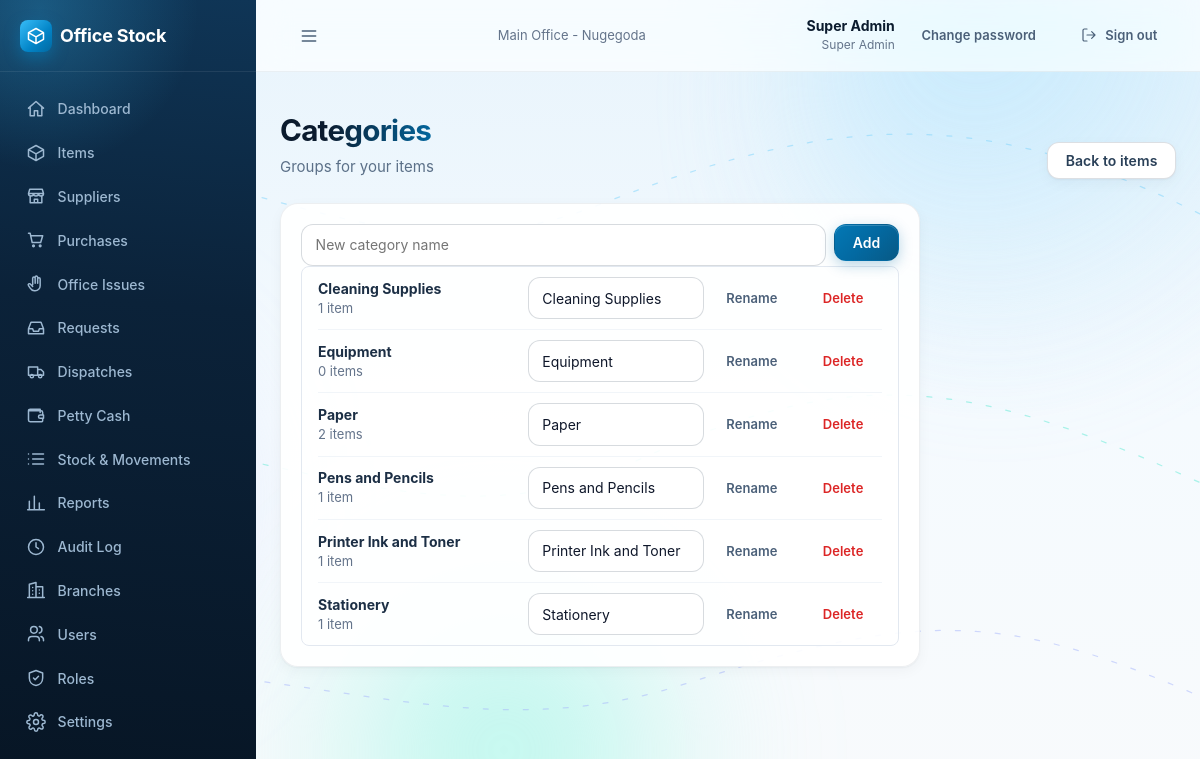
Page /categories/ (signed in) on the committed database.
### accounts/models.py (models this page shows, shortened)
class User(AbstractBaseUser):
    name = models.CharField(max_length=120)
    email = models.EmailField(unique=True)
    role = models.CharField(max_length=40)
    permissions = models.JSONField(null=True, blank=True, default=None)
    branch = models.ForeignKey(Branch, on_delete=models.PROTECT, related_name='users')
    active = models.BooleanField(default=True)
    failed_logins = models.PositiveSmallIntegerField(default=0)
    locked_until = models.DateTimeField(null=True, blank=True)
    created_at = models.DateTimeField(auto_now_add=True)
    updated_at = models.DateTimeField(auto_now=True)
    USERNAME_FIELD = 'email'
    REQUIRED_FIELDS = ['name']
    objects = UserManager()
    class Meta:
        ordering = ['name']
    @property
    def role_def(self):
        if not hasattr(self, '_role_def'):
            if self.role == SUPER_ADMIN_ROLE['key']:
                self._role_def = SUPER_ADMIN_ROLE
            else:
                r = Role.objects.filter(key=self.role).first()
                self._role_def = r.as_def() if r else None
        return self._role_def
    @property
    def role_name(self):
        return (self.role_def or {}).get('name') or self.role

class Branch(models.Model):
    name = models.CharField(max_length=120)
    code = models.CharField(max_length=10, unique=True)
    type = models.CharField(max_length=10, choices=[(BRANCH_TYPES.MAIN, 'Main office'), (BRANCH_TYPES.BRANCH, 'Branch')],
                            default=BRANCH_TYPES.BRANCH)
    address = models.CharField(max_length=250, blank=True, default='')
    phone = models.CharField(max_length=40, blank=True, default='')
    active = models.BooleanField(default=True)
    created_at = models.DateTimeField(auto_now_add=True)
    updated_at = models.DateTimeField(auto_now=True)
    class Meta:
        ordering = ['type', 'name']
        constraints = [
            models.UniqueConstraint(fields=['type'], condition=models.Q(type=BRANCH_TYPES.MAIN), name='one_main_office'),
        ]

### catalog/models.py (models this page shows, shortened)
class Category(models.Model):
    name = models.CharField(max_length=80, unique=True)
    created_at = models.DateTimeField(auto_now_add=True)
    updated_at = models.DateTimeField(auto_now=True)
    class Meta:
        ordering = ['name']
        verbose_name_plural = 'categories'

### catalog/views.py (the view)
# urls.py: path('categories/', views.category_list, name='category_list'),
@permission_required('items.manage')
def category_list(request):
    add_form = CategoryForm(request.POST or None, prefix='new') if request.POST.get('do') == 'add' else CategoryForm(prefix='new')
    if request.method == 'POST' and request.POST.get('do') == 'add' and add_form.is_valid():
        cat = Category.objects.create(name=add_form.cleaned_data['name'])
        log_audit(request, 'category.create', 'Category', cat.pk, new_value={'name': cat.name})
        messages.success(request, 'Category added')
        return redirect('catalog:category_list')
    cats = Category.objects.annotate(item_count=Count('items')).order_by('name')
    return render(request, 'catalog/category_list.html', {'categories': cats, 'add_form': add_form})

### catalog/forms.py (shortened to what this page needs)
class CategoryForm(forms.Form):
    name = forms.CharField(min_length=2, max_length=80, error_messages={'required': 'Enter the category name', 'min_length': 'Enter the category name'})
    def __init__(self, *args, instance=None, **kw):
        super().__init__(*args, **kw)
        self.instance = instance

### core/context_processors.py (called while the page is built)
def app(request):
    ctx = {}
    user = getattr(request, 'user', None)
    if user is None or not user.is_authenticated:
        return ctx
    settings = Setting.get()
    ctx['app_settings'] = settings
    perms = getattr(request, 'perms', [])
    nav = []
    path = request.path
    for n in visible_nav(user, perms, settings.branch_module_enabled):
        try:
            url = reverse(n['url'])
        except NoReverseMatch:
            continue
        active = path == url if n.get('exact') else path.startswith(n['match'])
        nav.append({**n, 'href': url, 'active': active})
    ctx.update({
        'nav': nav,
        'perm': {p.replace('.', '_'): (p in perms) for p in ALL_PERMISSIONS},
        'is_branch_side': side_of(user) == 'branch',
        'is_super_admin': user.role == 'super_admin',
    })
    return ctx

### core/models.py (called while the page is built)
    @classmethod
    def get(cls):
        obj = cls.objects.filter(key='app').first()
        if obj:
            return obj
        try:
            with transaction.atomic():
                return cls.objects.create(key='app')
        except IntegrityError:
            return cls.objects.get(key='app')

### core/permissions.py (called while the page is built)
def side_of(user, role_def=None):
    role_def = role_def if role_def is not None else getattr(user, 'role_def', None)
    return (role_def or {}).get('side') or SIDES.MAIN

def is_branch_side(user, role_def=None):
    return side_of(user, role_def) == SIDES.BRANCH

def effective_permissions(user, role_def=None):
    if user.role == ROLES.SUPER_ADMIN:
        return list(ALL_PERMISSIONS)
    if isinstance(user.permissions, (list, tuple)):
        return list(user.permissions)
    role_def = role_def if role_def is not None else getattr(user, 'role_def', None)
    return list((role_def or {}).get('permissions') or [])

def has_any(user, perms):
    have = effective_permissions(user)
    return any(p in have for p in perms)

### core/templatetags/ui.py (called while the page is built)
@register.simple_tag
def icon(name, css='icon'):
    return format_html('<svg viewBox="0 0 24 24" fill="none" stroke="currentColor" stroke-width="1.8" stroke-linecap="round" '
                       'stroke-linejoin="round" class="{}" aria-hidden="true"><path d="{}"/></svg>', css, ICON_PATHS.get(name, ''))

### catalog/templates/catalog/category_list.html (shortened to what this page needs)
{% extends "base.html" %}
{% load ui %}
{% block content %}
<div class="page-header"><div><h1>Categories</h1><p>Groups for your items</p></div><a class="btn btn-secondary" href="{% url 'catalog:item_list' %}">Back to items</a></div>
<div class="card narrow" style="max-width:40rem">
  <div class="card-body stack">
    <form method="post" style="display:flex;gap:.5rem;align-items:flex-start" novalidate>
      <div style="flex:1">
        <input type="text" name="new-name" value="{{ add_form.name.value|default:'' }}" placeholder="New category name" aria-label="New category name">
      </div>
      <button class="btn" type="submit">Add</button>
    </form>
    <ul class="rows" style="border:1px solid var(--s200);border-radius:8px;padding:0 1rem">
      {% for c in categories %}
      <li>
        <div><b>{{ c.name }}</b><div class="small muted">{{ c.item_count|plural:"item" }}</div></div>
        <div class="actions">
          <form method="post" action="{% url 'catalog:category_rename' c.pk %}" style="display:flex;gap:.25rem">
            {% csrf_token %}<input type="text" name="name" value="{{ c.name }}" aria-label="Category name" style="width:11rem"><button class="btn btn-ghost btn-sm" type="submit">Rename</button>
          </form>
          <form method="post" action="{% url 'catalog:category_delete' c.pk %}" class="inline" data-confirm="Delete the category &quot;{{ c.name }}&quot;?">
            {% csrf_token %}<button class="btn btn-ghost btn-sm" style="color:var(--red-600)" type="submit">Delete</button></form>
        </div>
      </li>
      {% empty %}<li style="justify-content:center" class="muted">No categories yet</li>{% endfor %}
    </ul>
  </div>
</div>
{% endblock %}

### templates/base.html (shortened to what this page needs)
{% load static ui %}<!doctype html>
<html lang="en">
<head>
  <link rel="stylesheet" href="{% static 'css/app.css' %}">
  <link rel="stylesheet" href="{% static 'css/premium.css' %}">
</head>
<body>
<div class="ambient" aria-hidden="true">
  <span class="blob b1" data-parallax="0.10"><i></i></span>
  <span class="blob b2" data-parallax="-0.07"></span>
  <span class="blob b3" data-parallax="0.05"><i></i></span>
</div>
<div class="shell">
  <aside class="sidebar" id="sidebar">
    <div class="brand"><div class="brand-mark">{% icon 'box' %}</div><span class="brand-name">Office Stock</span></div>
    <nav class="nav" aria-label="Main">
      {% for n in nav %}<a href="{{ n.href }}" class="{% if n.active %}active{% endif %}">{% icon n.icon %}{{ n.label }}</a>{% endfor %}
    </nav>
  </aside>
  <div class="main-col">
    <header class="topbar">
      <button class="btn btn-ghost menu-btn" type="button" data-nav-open aria-label="Open menu">{% icon 'menu' %}</button>
      <div class="branch-name muted small">{{ request.user.branch.name }}</div>
      <div class="topbar-right">
        <div class="who"><b>{{ request.user.name }}</b><span>{{ request.user.role_name }}</span></div>
        <a class="btn btn-ghost btn-sm" href="{% url 'accounts:change_password' %}">Change password</a>
        <form method="post" action="{% url 'accounts:logout' %}" class="inline">{% csrf_token %}
          <button class="btn btn-ghost btn-sm" type="submit">{% icon 'logout' 'icon icon-sm' %}<span class="hide-sm">Sign out</span></button>
        </form>
      </div>
    </header>
    <main class="content">
      {% block content %}{% endblock %}
    </main>
  </div>
</div>
</body>
</html>

### static/css/app.css (style rules this page uses)
:root { --brand-50: #eff6ff; --brand-100: #dbeafe; --brand-500: #3b82f6; --brand-600: #2563eb; --brand-700: #1d4ed8; --s50: #f8fafc; --s100: #f1f5f9; --s200: #e2e8f0; --s300: #cbd5e1; --s400: #94a3b8; --s500: #64748b; --s600: #475569; --s700: #334155; --s800: #1e293b; --s900: #0f172a; --red-50: #fef2f2; --red-600: #dc2626; --red-700: #b91c1c; --amber-50: #fffbeb; --amber-100: #fef3c7; --amber-700: #b45309; --green-50: #ecfdf5; --green-100: #d1fae5; --green-700: #047857; }
* { box-sizing: border-box; }
html { font-size: 16px; }
body { margin: 0; font-family: Inter, ui-sans-serif, system-ui, -apple-system, "Segoe UI", Roboto, sans-serif; background: var(--s50); color: var(--s800); -webkit-font-smoothing: antialiased; line-height: 1.5; }
a { color: var(--brand-700); text-decoration: none; }
h1, h2, h3 { margin: 0; color: var(--s900); }
.icon { width: 20px; height: 20px; flex: none; }
.icon-sm { width: 16px; height: 16px; }
.muted { color: var(--s500); }
.small { font-size: .8125rem; }
.stack > * + * { margin-top: 1rem; }
.shell { min-height: 100vh; display: flex; }
.sidebar { width: 256px; flex: none; background: #fff; border-right: 1px solid var(--s200); display: flex; flex-direction: column; }
.brand { height: 64px; display: flex; align-items: center; gap: .5rem; padding: 0 1.25rem; border-bottom: 1px solid var(--s200); }
.brand-mark { width: 32px; height: 32px; border-radius: 8px; background: var(--brand-600); color: #fff; display: flex; align-items: center; justify-content: center; }
.brand-name { font-size: 1.125rem; font-weight: 700; color: var(--s900); }
.nav { flex: 1; padding: 1rem .75rem; display: flex; flex-direction: column; gap: .25rem; overflow-y: auto; }
.nav a { display: flex; align-items: center; gap: .75rem; padding: .625rem .75rem; border-radius: 8px; font-size: .875rem; font-weight: 500; color: var(--s600); }
.main-col { flex: 1; min-width: 0; display: flex; flex-direction: column; }
.topbar { position: sticky; top: 0; z-index: 30; height: 64px; display: flex; align-items: center; justify-content: space-between; gap: 1rem; padding: 0 1.5rem; background: rgba(255,255,255,.92); border-bottom: 1px solid var(--s200); backdrop-filter: blur(6px); }
.topbar .who { text-align: right; line-height: 1.2; }
.topbar .who b { display: block; font-size: .875rem; color: var(--s900); }
.topbar .who span { font-size: .75rem; color: var(--s500); }
.topbar-right { display: flex; align-items: center; gap: .5rem; }
.menu-btn { display: none; }
.content { width: 100%; max-width: 72rem; margin: 0 auto; padding: 2rem 1.5rem; flex: 1; }
.page-header { display: flex; flex-wrap: wrap; align-items: flex-end; justify-content: space-between; gap: 1rem; margin-bottom: 1.5rem; }
.page-header h1 { font-size: 1.5rem; font-weight: 700; }
.page-header p { margin: .25rem 0 0; font-size: .875rem; color: var(--s500); }
.actions { display: flex; flex-wrap: wrap; gap: .5rem; align-items: center; }
.card { background: #fff; border: 1px solid var(--s200); border-radius: 12px; box-shadow: 0 1px 2px rgba(0,0,0,.04); }
.card-body { padding: 1.25rem; }
.btn { display: inline-flex; align-items: center; justify-content: center; gap: .5rem; padding: .5rem 1rem; border-radius: 8px; border: 1px solid transparent; font: inherit; font-size: .875rem; font-weight: 600; cursor: pointer; background: var(--brand-600); color: #fff; line-height: 1.25; }
.btn-secondary { background: #fff; color: var(--s700); border-color: var(--s300); }
.btn-ghost { background: transparent; color: var(--s600); }
.btn-sm { padding: .25rem .625rem; font-size: .8125rem; }
form.inline { display: inline; }
input[type=text], input[type=email], input[type=password], input[type=number], input[type=date], input[type=search], select, textarea, .input { width: 100%; padding: .5rem .75rem; border: 1px solid var(--s300); border-radius: 8px; background: #fff; font: inherit; font-size: .875rem; color: var(--s900); }
.narrow { max-width: 40rem; }
ul.rows { list-style: none; margin: 0; padding: 0; }
ul.rows li { display: flex; align-items: center; justify-content: space-between; gap: .75rem; padding: .625rem 0; border-bottom: 1px solid var(--s100); font-size: .875rem; }
ul.rows li:last-child { border-bottom: 0; }

### rows in the picture
User: user.branch.name "Main Office - Nugegoda", user.name "Super Admin", user.role_name "Super Admin"
Category: name "Cleaning Supplies", item_count|plural "1 item"
Category: name "Equipment", item_count|plural "0 items"
Category: name "Paper", item_count|plural "2 items"
Category: name "Pens and Pencils", item_count|plural "1 item"
Category: name "Printer Ink and Toner", item_count|plural "1 item"
Category: name "Stationery", item_count|plural "1 item"

### other values in the picture
{{ n.label }} "Dashboard" "Items" "Suppliers" "Purchases" "Office Issues" "Requests" "Dispatches" "Petty Cash" "Stock & Movements" "Reports" "Audit Log" "Branches" "Users" "Roles" "Settings"
